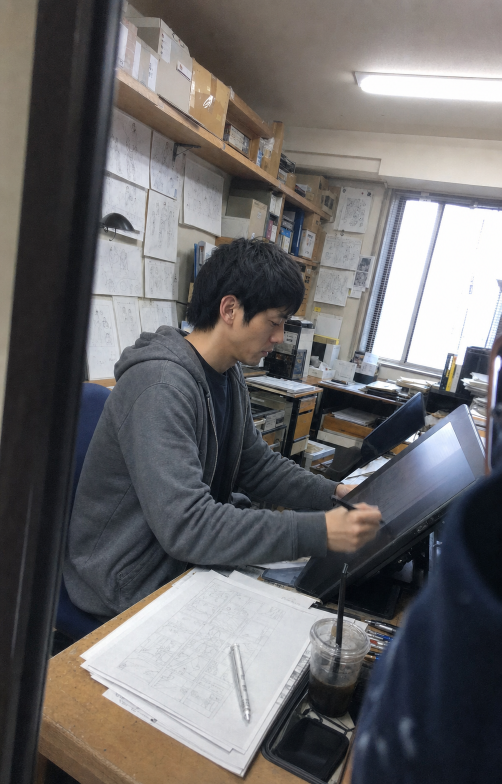
#> input picture skills/oh-my-folkstoryphoto/assets/capture-style-anchors/phone-indoor-candid.png, 1003 x 1568 px (shown at 1/2 size)
$ python optimize_reference.py --input ../assets/capture-style-anchors/phone-indoor-candid.png --output out.png
#> lines starting #> are read from the running program, lines starting #| are printed output that depends on the picture
#!/usr/bin/env python3
"""Create a smaller, non-destructive derivative of an approved reference image."""

from __future__ import annotations

import argparse
import hashlib
import json
from pathlib import Path

from PIL import Image, ImageOps


class ReferenceError(ValueError):
    pass


def sha256(path: Path) -> str:
    digest = hashlib.sha256()
    with path.open("rb") as handle:
        for chunk in iter(lambda: handle.read(1024 * 1024), b""):
            digest.update(chunk)
    return digest.hexdigest()


def parse_crop(value: str) -> tuple[int, int, int, int]:
    try:
        left, top, right, bottom = (int(part) for part in value.split(","))
    except (TypeError, ValueError) as exc:
        raise argparse.ArgumentTypeError(
            "crop must be four comma-separated integers: left,top,right,bottom"
        ) from exc
    if left < 0 or top < 0 or right <= left or bottom <= top:
        raise argparse.ArgumentTypeError("crop rectangle is invalid")
    return left, top, right, bottom


def optimize(
    source: Path,
    output: Path,
    crop: tuple[int, int, int, int] | None,
    max_edge: int,
    jpeg_quality: int,
) -> dict[str, object]:
    source = source.expanduser().resolve()
    output = output.expanduser().resolve()
    if not source.is_file():
        raise ReferenceError(f"source does not exist: {source}")
    if output.exists():
        raise ReferenceError(f"refusing to overwrite output: {output}")
    if source == output:
        raise ReferenceError("source and output must be different")
    if output.suffix.lower() not in {".jpg", ".jpeg", ".png"}:
        raise ReferenceError("output must use .jpg, .jpeg, or .png")
    if max_edge < 256 or max_edge > 1536:
        raise ReferenceError("max-edge must be between 256 and 1536")
    if jpeg_quality < 75 or jpeg_quality > 95:
        raise ReferenceError("jpeg-quality must be between 75 and 95")

    source_bytes = source.stat().st_size
    source_hash = sha256(source)
    with Image.open(source) as opened:
#> opened is the input picture: PIL image 1003x1568 RGB; mean R, G, B 106.9, 105.1, 106
        image = ImageOps.exif_transpose(opened).convert("RGB")
        source_size = image.size
#> source_size = (1003, 1568)
        if crop is not None:
            left, top, right, bottom = crop
            if right > image.width or bottom > image.height:
                raise ReferenceError(
                    f"crop {crop} exceeds source dimensions {image.size}"
                )
            image = image.crop(crop)
        if max(image.size) > max_edge:
            scale = max_edge / max(image.size)
#> scale = 0.653
            resized = (
                max(1, round(image.width * scale)),
                max(1, round(image.height * scale)),
            )
#> resized = (655, 1024)
            image = image.resize(resized, Image.Resampling.LANCZOS)
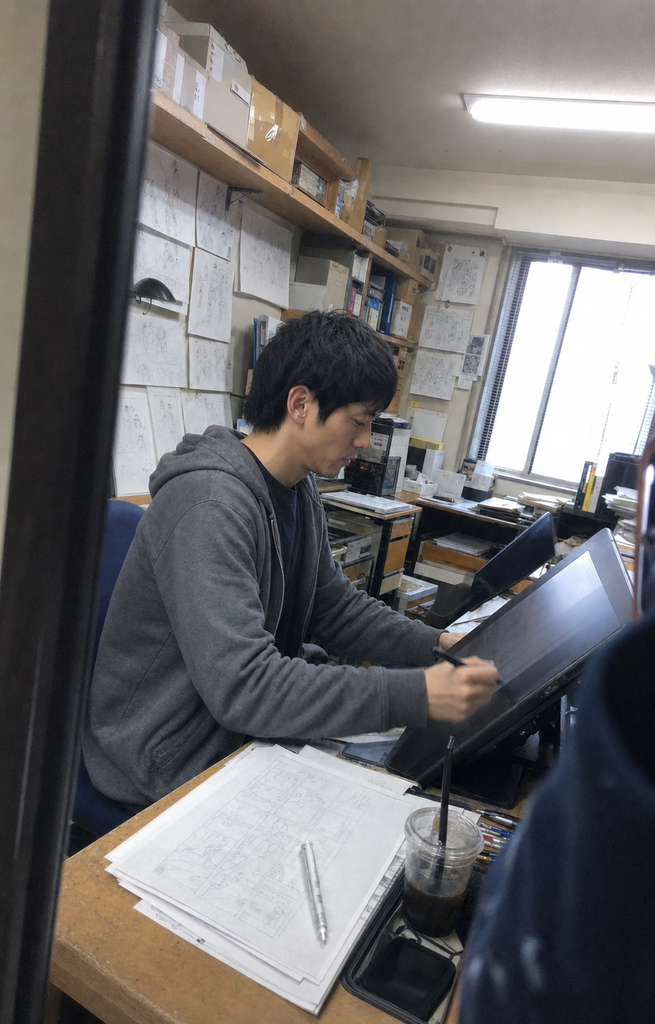
#> image: PIL image 655x1024 RGB; mean R, G, B 106.9, 105.1, 106
        output.parent.mkdir(parents=True, exist_ok=True)
        if output.suffix.lower() in {".jpg", ".jpeg"}:
            image.save(
                output,
                format="JPEG",
                quality=jpeg_quality,
                optimize=True,
                progressive=True,
            )
        else:
            image.save(output, format="PNG", optimize=True)

    result = {
        "ok": True,
        "source": str(source),
        "output": str(output),
        "crop": list(crop) if crop is not None else None,
        "source_size": list(source_size),
        "output_size": list(image.size),
        "source_bytes": source_bytes,
        "output_bytes": output.stat().st_size,
        "source_sha256": source_hash,
        "output_sha256": sha256(output),
    }
    return result


def main() -> int:
    parser = argparse.ArgumentParser(description=__doc__)
    parser.add_argument("--input", required=True, type=Path)
    parser.add_argument("--output", required=True, type=Path)
    parser.add_argument("--crop", type=parse_crop)
    parser.add_argument("--max-edge", type=int, default=1024)
    parser.add_argument("--jpeg-quality", type=int, default=88)
    args = parser.parse_args()
    try:
        result = optimize(
            args.input,
            args.output,
            args.crop,
            args.max_edge,
            args.jpeg_quality,
        )
    except (OSError, ReferenceError) as exc:
        print(json.dumps({"ok": False, "error": str(exc)}, ensure_ascii=False))
        return 1
    print(json.dumps(result, ensure_ascii=False, indent=2))
#> (printed output is left out)
    return 0


if __name__ == "__main__":
    raise SystemExit(main())
#> (the program exits here)

$ run again, on skills/oh-my-folkstoryphoto/assets/capture-style-anchors/phone-lowlight-limited-range.png
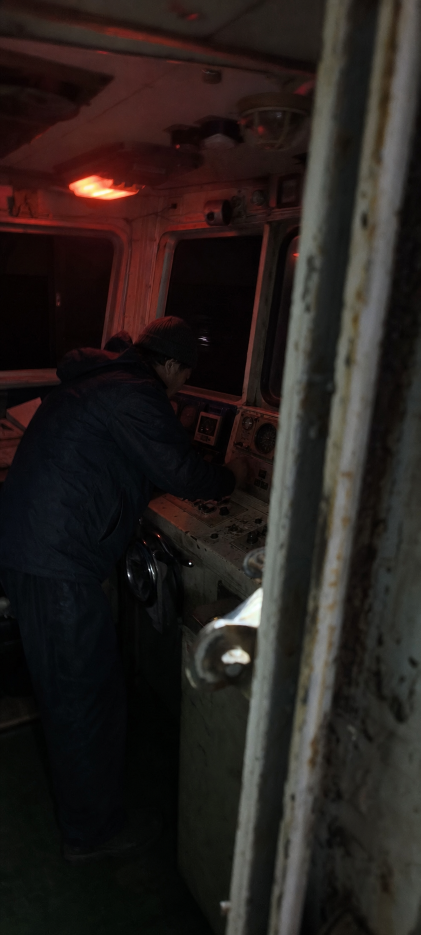
#> input picture skills/oh-my-folkstoryphoto/assets/capture-style-anchors/phone-lowlight-limited-range.png, 841 x 1870 px (shown at 1/2 size)
#> in optimize, opened is the input picture: PIL image 841x1870 RGB; mean R, G, B 38.3, 31.8, 29.1
#> in optimize, `image = image.resize(resized, Image.Resampling.LANCZOS)`:
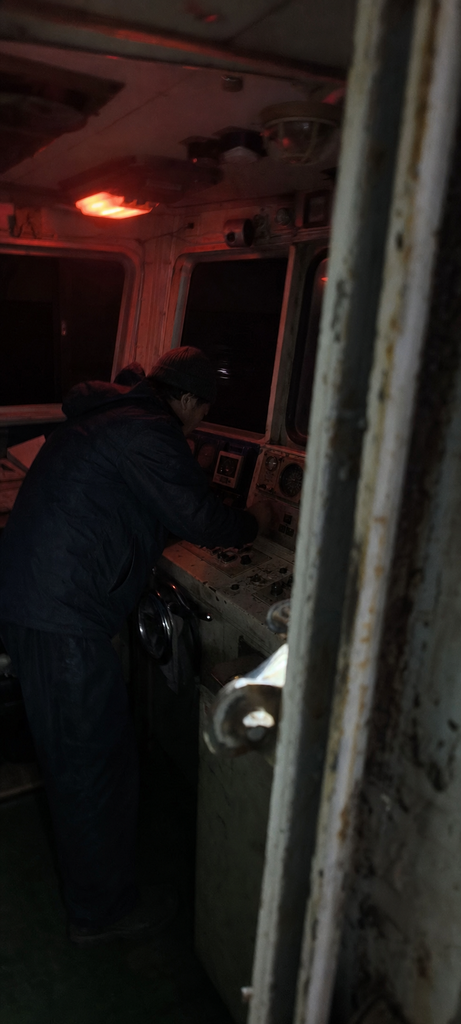
#> image: PIL image 461x1024 RGB; mean R, G, B 38.3, 31.8, 29.1
#> (printed output is left out)

$ run again, on skills/oh-my-folkstoryphoto/assets/capture-style-anchors/phone-narrow-exposure.png
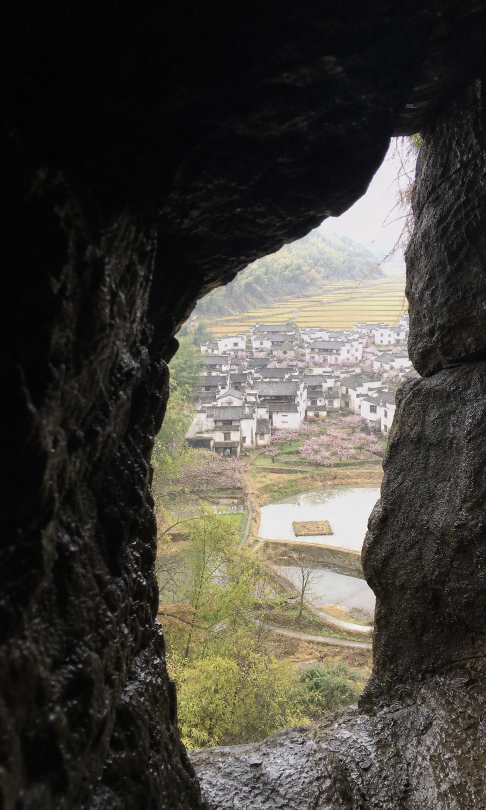
#> input picture skills/oh-my-folkstoryphoto/assets/capture-style-anchors/phone-narrow-exposure.png, 971 x 1619 px (shown at 1/2 size)
#> in optimize, opened is the input picture: PIL image 971x1619 RGB; mean R, G, B 70.5, 67.5, 60.7
#> in optimize, `image = image.resize(resized, Image.Resampling.LANCZOS)`:
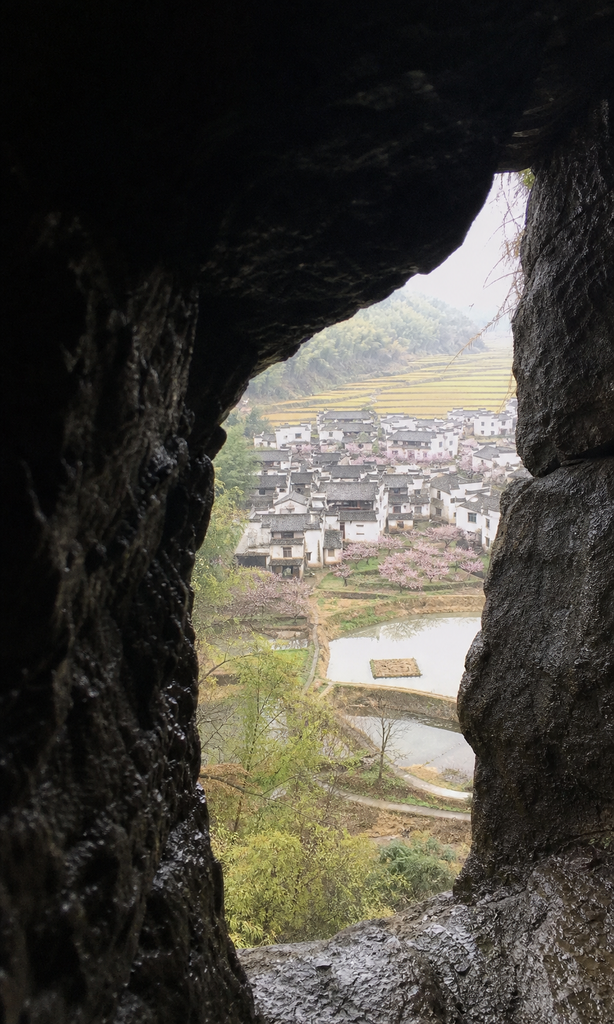
#> image: PIL image 614x1024 RGB; mean R, G, B 70.5, 67.5, 60.7
#> (printed output is left out)
